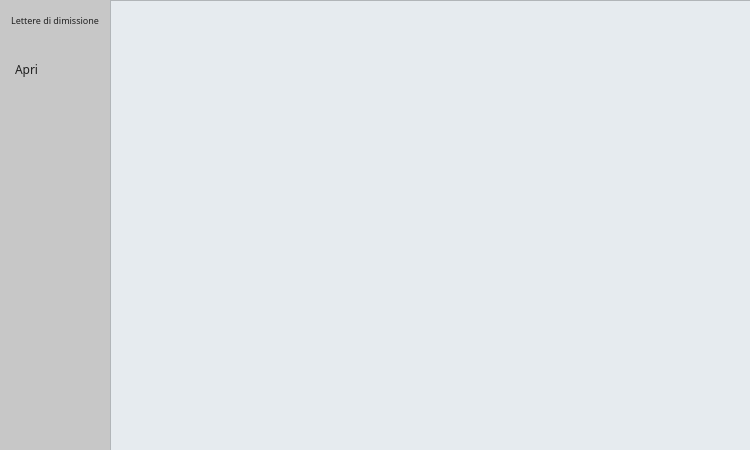
<?xml version="1.0" encoding="UTF-8"?>
<ui version="4.0">
 <class>ProntoSoccorso</class>
 <widget class="QWidget" name="ProntoSoccorso">
  <property name="geometry">
   <rect>
    <x>0</x>
    <y>0</y>
    <width>750</width>
    <height>450</height>
   </rect>
  </property>
  <property name="minimumSize">
   <size>
    <width>750</width>
    <height>450</height>
   </size>
  </property>
  <property name="maximumSize">
   <size>
    <width>750</width>
    <height>450</height>
   </size>
  </property>
  <property name="windowTitle">
   <string>Form</string>
  </property>
  <property name="styleSheet">
   <string notr="true">background-color: rgb(199, 199, 199);</string>
  </property>
  <widget class="QListView" name="listView">
   <property name="geometry">
    <rect>
     <x>110</x>
     <y>0</y>
     <width>641</width>
     <height>451</height>
    </rect>
   </property>
   <property name="cursor" stdset="0">
    <cursorShape>PointingHandCursor</cursorShape>
   </property>
   <property name="styleSheet">
    <string notr="true">background-color: rgb(230, 235, 239);
color: rgb(32, 32, 32);</string>
   </property>
  </widget>
  <widget class="QPushButton" name="ButtonApri">
   <property name="geometry">
    <rect>
     <x>5</x>
     <y>57</y>
     <width>95</width>
     <height>25</height>
    </rect>
   </property>
   <property name="font">
    <font>
     <family>Montserrat SemiBold</family>
     <weight>50</weight>
     <bold>false</bold>
    </font>
   </property>
   <property name="cursor">
    <cursorShape>PointingHandCursor</cursorShape>
   </property>
   <property name="mouseTracking">
    <bool>false</bool>
   </property>
   <property name="layoutDirection">
    <enum>Qt::LeftToRight</enum>
   </property>
   <property name="styleSheet">
    <string notr="true">QPushButton {
padding-left: 10px;
text-align: left;
background-color: rgb(199, 199, 199);
color: rgb(32, 32, 32);
border-radius: 6px;
}
QPushButton:hover {
background-color: rgb(172, 171, 172);
    }
</string>
   </property>
   <property name="text">
    <string>Apri</string>
   </property>
   <property name="icon">
    <iconset>
     <normaloff>../../../../../../../OneDrive/Università/Secondo anno/ingegneria del software/Pronto soccorso/MATERIALE/IconaApri.png</normaloff>../../../../../../../OneDrive/Università/Secondo anno/ingegneria del software/Pronto soccorso/MATERIALE/IconaApri.png</iconset>
   </property>
   <property name="iconSize">
    <size>
     <width>13</width>
     <height>13</height>
    </size>
   </property>
  </widget>
  <widget class="QLabel" name="InfoScheda">
   <property name="geometry">
    <rect>
     <x>0</x>
     <y>10</y>
     <width>110</width>
     <height>20</height>
    </rect>
   </property>
   <property name="font">
    <font>
     <family>Montserrat ExtraBold</family>
     <pointsize>7</pointsize>
     <weight>50</weight>
     <bold>false</bold>
    </font>
   </property>
   <property name="styleSheet">
    <string notr="true">color: rgb(32, 32, 32);</string>
   </property>
   <property name="text">
    <string>Lettere di dimissione</string>
   </property>
   <property name="alignment">
    <set>Qt::AlignCenter</set>
   </property>
  </widget>
 </widget>
 <resources/>
 <connections/>
</ui>
